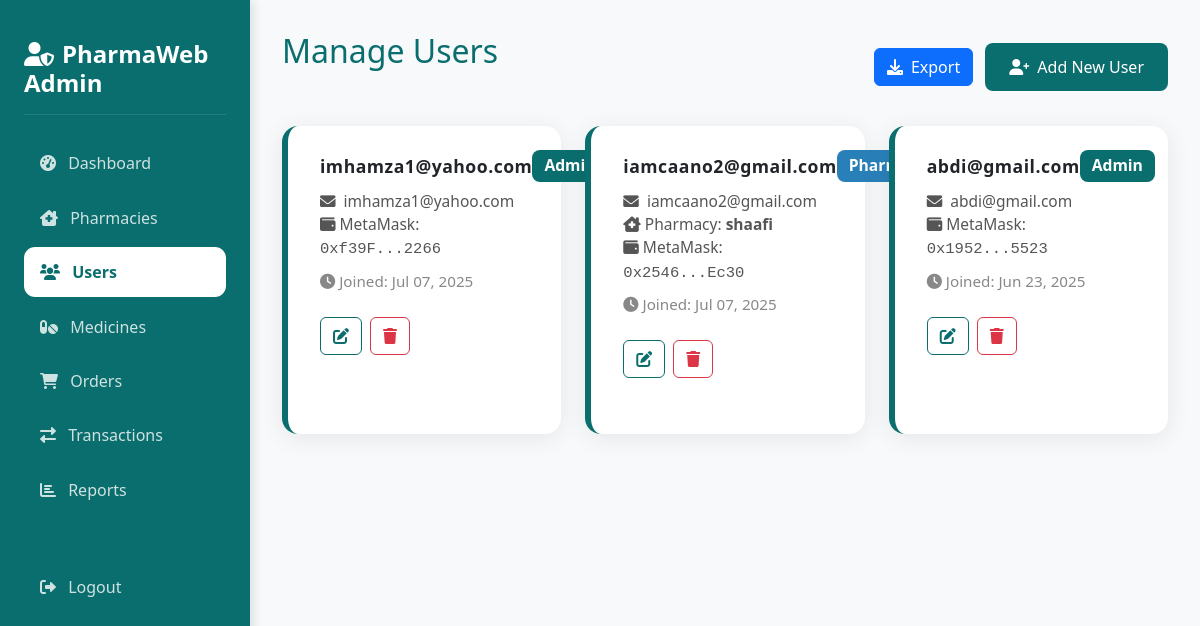
Screenshot of /admin/users.php (signed in) with the database file from the repository.
### tables this page shows
CREATE TABLE `users` (
  `id` int(11) NOT NULL,
  `email` varchar(255) NOT NULL,
  `password` varchar(255) NOT NULL,
  `user_type` enum('admin','pharmacy','customer') NOT NULL,
  `metamask_address` varchar(42) DEFAULT NULL,
  `created_at` timestamp NOT NULL DEFAULT current_timestamp(),
  `updated_at` timestamp NOT NULL DEFAULT current_timestamp() ON UPDATE current_timestamp(),
  `user_hash` varchar(66) DEFAULT NULL,
  `tx_hash` varchar(66) DEFAULT NULL
);

### admin/users.php (the view, shortened to what this page needs)
<?php
require_once '../config/database.php';
$users = $conn->query("
    SELECT u.*,
           CASE
               WHEN u.user_type = 'pharmacy' THEN p.pharmacy_name
               ELSE NULL
           END as pharmacy_name
    FROM users u
    LEFT JOIN pharmacies p ON u.id = p.user_id
    ORDER BY u.id DESC
")->fetchAll();
?>
<!DOCTYPE html>
<html lang="en">
<head>
    <link href="https://cdn.jsdelivr.net/npm/bootstrap@5.3.0/dist/css/bootstrap.min.css" rel="stylesheet">
    <link href="https://cdnjs.cloudflare.com/ajax/libs/font-awesome/6.0.0/css/all.min.css" rel="stylesheet">
    <link href="../assets/css/theme.css" rel="stylesheet">
</head>
<body>
    <div class="sidebar">
        <div class="sidebar-header">
            <h4><i class="fas fa-user-shield me-2"></i>PharmaWeb Admin</h4>
        </div>
        <nav>
            <a href="dashboard.php" class="nav-link">
                <i class="fas fa-tachometer-alt me-2"></i> Dashboard
            </a>
            <a href="pharmacies.php" class="nav-link">
                <i class="fas fa-clinic-medical me-2"></i> Pharmacies
            </a>
            <a href="users.php" class="nav-link active">
                <i class="fas fa-users me-2"></i> Users
            </a>
            <a href="medicines.php" class="nav-link">
                <i class="fas fa-pills me-2"></i> Medicines
            </a>
            <a href="orders.php" class="nav-link">
                <i class="fas fa-shopping-cart me-2"></i> Orders
            </a>
            <a href="transactions.php" class="nav-link">
                <i class="fas fa-exchange-alt me-2"></i> Transactions
            </a>
            <a href="reports.php" class="nav-link">
                <i class="fas fa-chart-bar me-2"></i> Reports
            </a>
            <a href="../logout.php" class="nav-link mt-5">
                <i class="fas fa-sign-out-alt me-2"></i> Logout
            </a>
        </nav>
    </div>
    <div class="main-content">
        <div class="d-flex justify-content-between align-items-center mb-4">
            <h2>Manage Users</h2>
            <div>
                <button class="btn btn-primary me-2" data-bs-toggle="modal" data-bs-target="#exportModal">
                    <i class="fas fa-download me-2"></i>Export
                </button>
                <button class="btn add-user-btn" data-bs-toggle="modal" data-bs-target="#addUserModal">
                    <i class="fas fa-user-plus me-2"></i>Add New User
                </button>
            </div>
        </div>
        <div class="row g-4">
            <?php foreach ($users as $user): ?>
                <div class="col-md-6 col-lg-4">
                    <div class="admin-user-card">
                        <div class="admin-user-header">
                            <div class="admin-user-title"><?php echo htmlspecialchars($user['name'] ?? $user['email']); ?></div>
                            <span class="admin-user-type <?php echo strtolower($user['user_type']); ?>"><?php echo ucfirst($user['user_type']); ?></span>
                        </div>
                        <div class="admin-user-info">
                            <i class="fas fa-envelope me-1"></i> <?php echo htmlspecialchars($user['email']); ?><br>
                            <?php if ($user['pharmacy_name']): ?>
                                <i class="fas fa-clinic-medical me-1"></i>Pharmacy: <b><?php echo htmlspecialchars($user['pharmacy_name']); ?></b><br>
                            <?php endif; ?>
                            <i class="fas fa-wallet me-1"></i>MetaMask: <span style="font-family:monospace;">
                                <?php
                                  $addr = $user['metamask_address'] ?? '';
                                  if ($addr && strlen($addr) > 12) {
                                    echo htmlspecialchars(substr($addr,0,6) . '...' . substr($addr,-4));
                                  } else {
                                    echo htmlspecialchars($addr ?: 'Not provided');
                                  }
                                ?>
                                    </span>
                                </div>
                        <div class="admin-user-meta">
                            <i class="fas fa-clock me-1"></i>Joined: <?php echo date('M d, Y', strtotime($user['created_at'])); ?>
                            </div>
                        <div class="admin-user-actions">
                                    <button class="btn btn-outline-primary" data-bs-toggle="modal" data-bs-target="#editUserModal<?php echo $user['id']; ?>">
                                        <i class="fas fa-edit"></i>
                                    </button>
                                    <form method="POST" class="d-inline delete-user-form">
                                        <button type="submit" class="btn btn-outline-danger">
                                            <i class="fas fa-trash"></i>
                                        </button>
                                    </form>
                        </div>
                    </div>
                </div>
            <?php endforeach; ?>
        </div>
    </div>
</body>
</html>

### assets/css/theme.css (style rules this page uses)
:root { --sidebar-width: 250px; --primary-color: #0b6e6e; --primary-light: #a78bfa; --primary-dark: #085353; --success-color: #10b981; --warning-color: #f59e42; --danger-color: #e53e3e; --info-color: #3498db; --sidebar-bg: linear-gradient(135deg, var(--primary-dark) 0%, var(--primary-color) 100%); }
body { font-family: 'Segoe UI', Tahoma, Geneva, Verdana, sans-serif; background: #f6f7fb; min-height: 100vh; }
.sidebar { width: var(--sidebar-width); position: fixed; top: 0; left: 0; height: 100vh; background: var(--sidebar-bg); color: white; padding: 1.5rem; box-shadow: 4px 0 10px rgba(0,0,0,0.1); }
.main-content { margin-left: var(--sidebar-width); padding: 2rem; }
.sidebar-header { padding: 1rem 0; border-bottom: 1px solid rgba(255,255,255,0.1); margin-bottom: 1.5rem; }
.sidebar-header h4 { font-weight: 700; color: white; margin: 0; }
.nav-link { color: rgba(255,255,255,0.8); padding: 0.8rem 1rem; border-radius: 0.7rem; margin: 0.3rem 0; transition: all 0.3s; }
.nav-link.active { background: white; color: var(--primary-color); font-weight: 600; }

### admin/users.php (style rules this page uses)
:root { --primary: #0b6e6e; --primary-light: #0b6e6e; --primary-dark: #0b6e6e; --accent: #0b6e6e; --text-light: #0b6e6e; }
body { background: #f8f9fa; }
.btn-outline-primary { border-color: var(--primary); color: var(--primary); }
.add-user-btn { background: var(--primary); color: white; border: none; padding: 0.75rem 1.5rem; border-radius: 8px; transition: all 0.3s ease; }
.main-content { background: #f8f9fa; padding: 2rem; }
h2 { color: var(--primary); margin-bottom: 2rem; }
.admin-user-card { background: #fff; border-radius: 16px; box-shadow: 0 4px 24px rgba(0,0,0,0.08); padding: 1.5rem 2rem; margin-bottom: 2rem; border-left: 6px solid #0b6e6e; display: flex; flex-direction: column; height: 100%; }
.admin-user-header { display: flex; justify-content: space-between; align-items: center; margin-bottom: 0.5rem; }
.admin-user-title { font-weight: 700; font-size: 1.1rem; letter-spacing: 0.5px; }
.admin-user-type { font-weight: 600; padding: 4px 12px; border-radius: 8px; color: #fff; background: #218c74; font-size: 0.98rem; text-transform: capitalize; }
.admin-user-type.admin { background: #0b6e6e; }
.admin-user-type.pharmacy { background: #2980b9; }
.admin-user-info { color: #555; font-size: 0.97rem; margin-bottom: 0.5rem; }
.admin-user-meta { color: #888; font-size: 0.95rem; margin-bottom: 0.5rem; }
.admin-user-actions { margin-top: 1rem; display: flex; gap: 0.5rem; }

### rows the page displays
users: email "imhamza1@yahoo.com", user_type "Admin", metamask_address "0xf39F...2266", created_at "Jul 07, 2025"
users: email "iamcaano2@gmail.com", user_type "Pharmacy", pharmacy_name "shaafi", metamask_address "0x2546...Ec30", created_at "Jul 07, 2025"
users: email "abdi@gmail.com", user_type "Admin", metamask_address "0x1952...5523", created_at "Jun 23, 2025"
